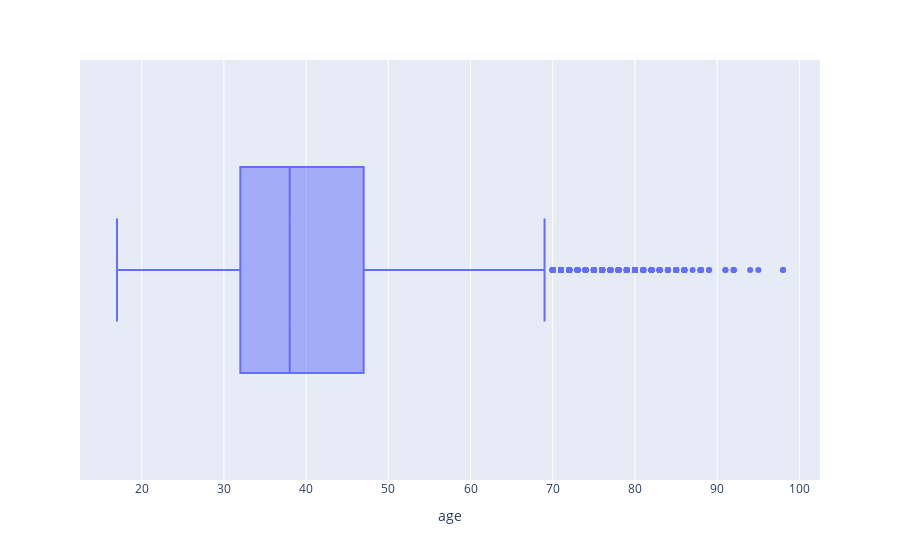

Notebook source saved alongside this figure:
### Code cell
boxplt_strip_age = px.box(data_frame=df, x="age")
# boxplt_strip_age = sns.stripplot(data=df["age"], ax=boxplt_strip_age)
boxplt_strip_age.show()

### Figure 1 — Plotly figure (JSON) as saved in the notebook; plotly's stock layout.template omitted (floating-point values rounded to 4 significant figures; data arrays with more than 128 entries replaced by an {"elided": "..."} marker saying what was removed)
{"data": [{"alignmentgroup": "True", "hovertemplate": "age=%{x}<extra></extra>", "legendgroup": "", "marker": {"color": "#636efa"}, "name": "", "notched": false, "offsetgroup": "", "orientation": "h", "showlegend": false, "type": "box", "x": {"elided": "41188 int values"}, "x0": " ", "xaxis": "x", "y0": " ", "yaxis": "y"}], "layout": {"boxmode": "group", "legend": {"tracegroupgap": 0}, "margin": {"t": 60}, "xaxis": {"anchor": "y", "domain": [0, 1], "title": {"text": "age"}}, "yaxis": {"anchor": "x", "domain": [0, 1]}}}
